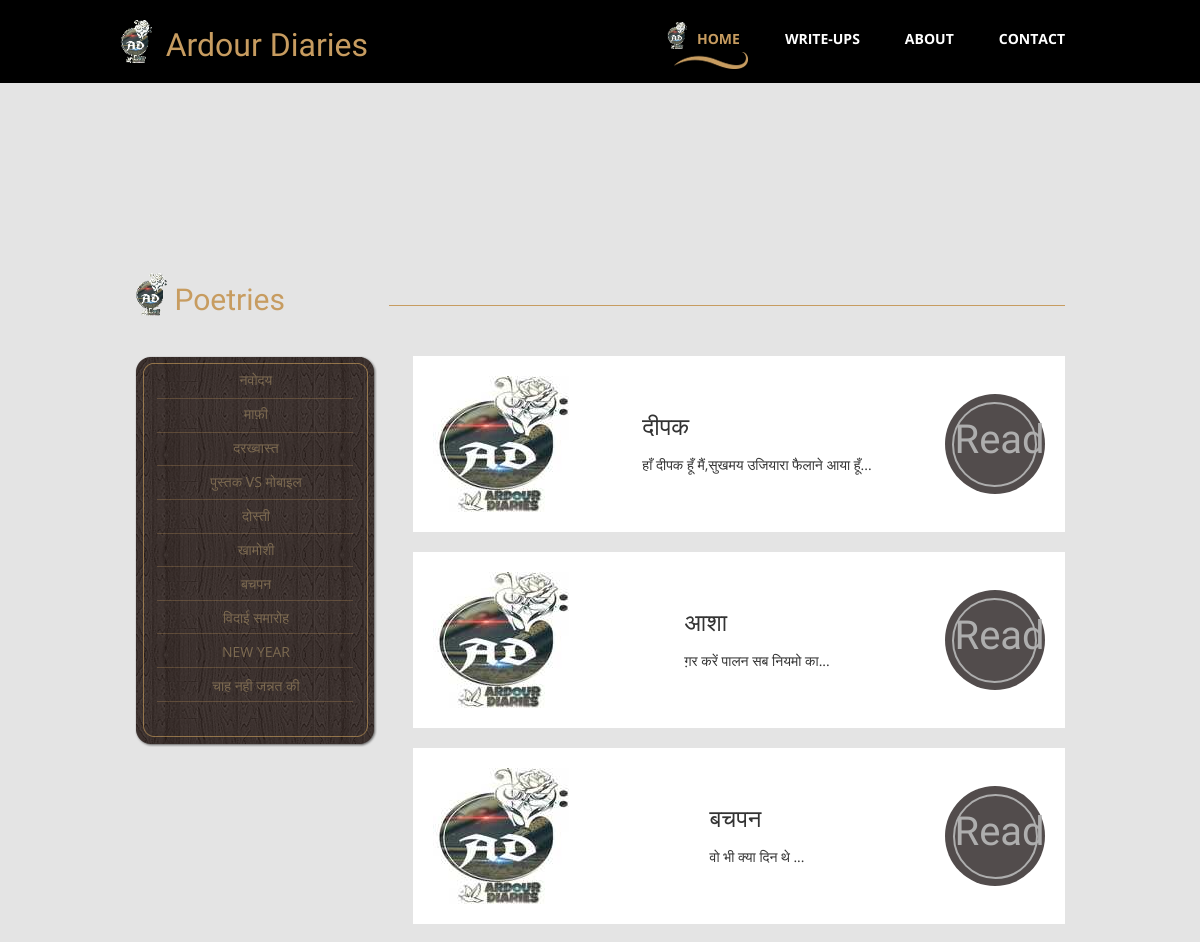
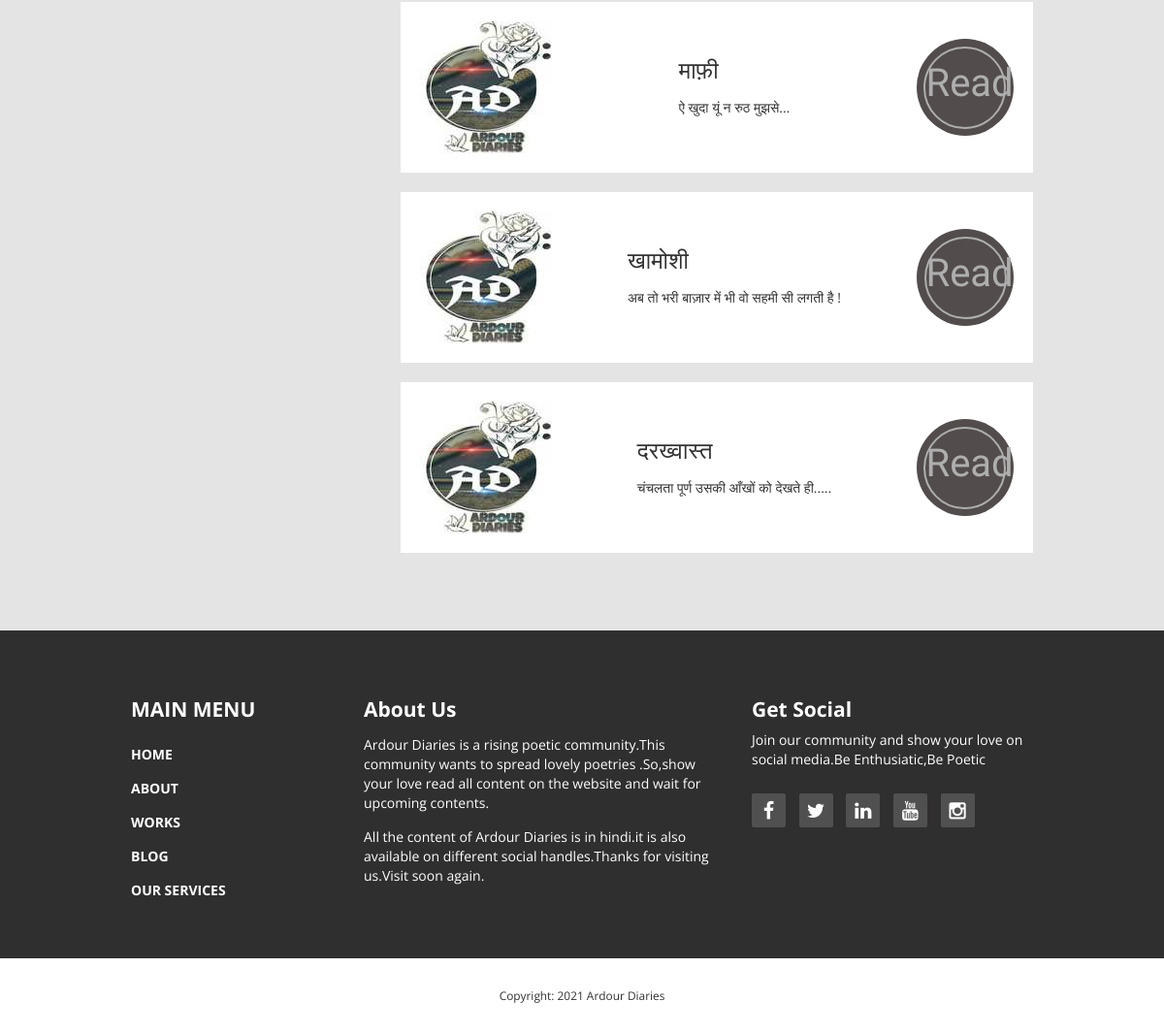
Before: /poetries/ with the older database file (2 pictures, top to bottom).
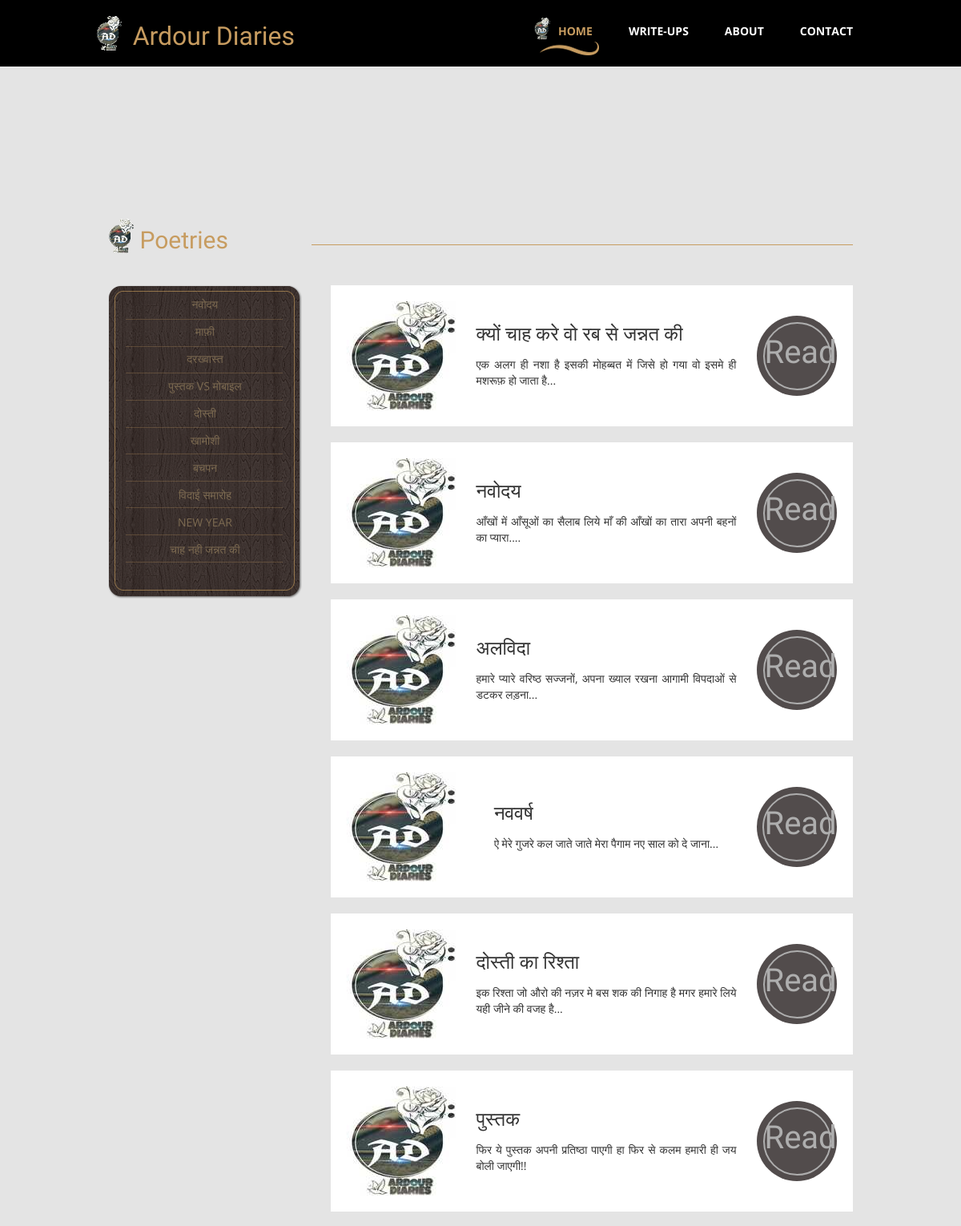
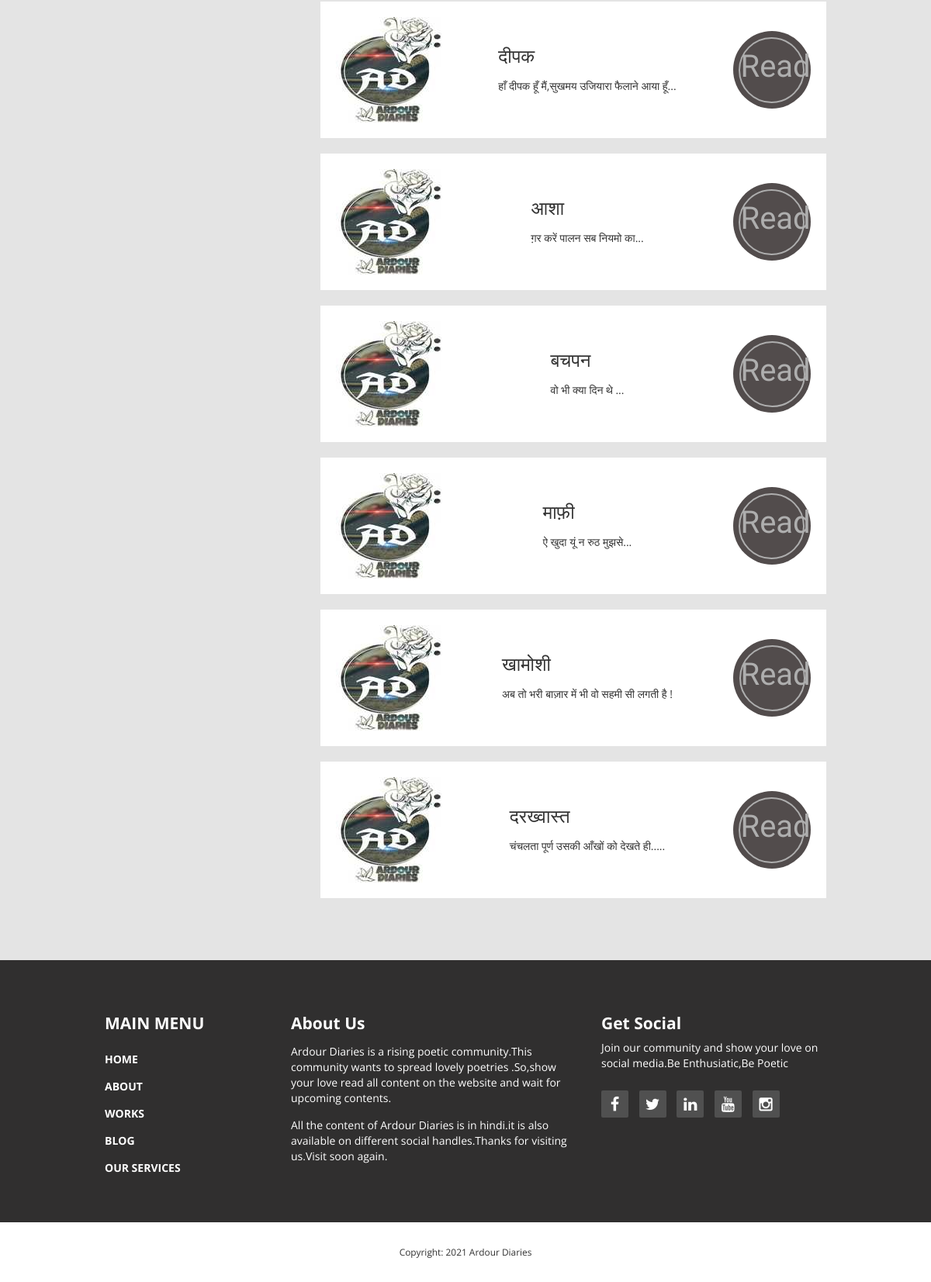
After: the same page with the newer database file (2 pictures, top to bottom).
### diaries/models.py (models this page shows, shortened)
class poems(models.Model):
    title = models.CharField(max_length=100, null=True)
    desc = models.TextField(max_length=500, null=True)
    content = models.TextField(max_length=5000, null=True)
    date_created = models.DateTimeField(auto_now_add=True, null=True)
    poems_image = models.ImageField(upload_to='poems',null=True, blank=True)
    insta_link = models.URLField(blank=True, null=True)
    fb_link = models.URLField(blank=True, null=True)
    class Meta:
        ordering = ["-date_created"]

### diaries/views.py (the view)
# urls.py: path('poetries/', views.poetries, name="poetries"),
def poetries(request):
    poem = poems.objects.all()
    return render(request, "poetries.html", {'poem': poem})

### templates/poetries.html
{% extends 'main.html' %}
{% block content %}
{% load static %}
    <div class="tm-main-section light-gray-bg">
      <div class="container" id="main">
        <section class="tm-section row">
          <div class="col-lg-12 tm-section-header-container margin-bottom-30">
            <h2 class="tm-section-header gold-text tm-handwriting-font"><img src="{% static 'img/logo.png' %}" alt="Logo" class="tm-site-logo"> Poetries</h2>
            <div class="tm-hr-container"><hr class="tm-hr"></div>
          </div>
          <div>
            <div class="col-lg-3 col-md-3">
              <div class="tm-position-relative margin-bottom-30">
                <nav class="tm-side-menu">
                  <ul>
                    <li><a href="/poetries/poeme/11">नवोदय</a></li>
                    <li><a href="/poetries/poeme/3">माफ़ी</a></li>
                    <li><a href="/poetries/poeme/1">दरख्वास्त</a></li>
                    <li><a href="/poetries/poeme/7">पुस्तक VS मोबाइल</a></li>
                    <li><a href="/poetries/poeme/8">दोस्ती</a></li>
                    <li><a href="/poetries/poeme/2">खामोशी</a></li>
                    <li><a href="/poetries/poeme/4">बचपन</a></li>
                    <li><a href="/poetries/poeme/10">विदाई समारोह</a></li>
                    <li><a href="/poetries/poeme/1">New Year</a></li>
                    <li><a href="/poetries/poeme/1"> चाह नही जन्नत की</a></li>
                  </ul>
                </nav>
                <img src="{% static 'img/vertical-menu-bg.png' %}" alt="Menu bg" class="tm-side-menu-bg">
              </div>
            </div>
            <div class="tm-menu-product-content col-lg-9 col-md-9">
            {% for i in poem %}
              <div class="tm-product">
                <img src="{% static 'img/logo1.jpeg' %}" alt="Poetries">
                <div class="tm-product-text">
                  <h3 class="tm-product-title">{{i.title}}</h3>
                  <p class="tm-product-description">{{i.desc}}</p>
                </div>
                <div class="tm-product-price">
                  <a href="/poetries/poeme/{{i.id}}" class="tm-product-price-link tm-handwriting-font">Read</a>
                </div>
              </div>
              {% endfor %}
            </div>
          </div>
        </section>
      </div>
    </div>
    {% endblock %}

### templates/main.html (shortened to what this page needs)
{% load static %}
<!DOCTYPE html>
<html lang="en">
<head>
  <link href="{% static 'css/bootstrap.min.css' %}" rel="stylesheet">
  <link href="{% static 'css/font-awesome.min.css' %}" rel="stylesheet">
  <link href="{% static 'css/templatemo-style.css' %}" rel="stylesheet">
  </head>
  <body>
      <div class="tm-top-header">
      <div class="container">
        <div class="row">
          <div class="tm-top-header-inner">
            <div class="tm-logo-container">
              <img src="{% static 'img/logo.png' %}" alt="Logo" class="tm-site-logo">
              <h1 class="tm-site-name tm-handwriting-font">Ardour Diaries</h1>
            </div>
            <nav class="tm-nav">
              <ul>
                <li ><a href="{% url 'index' %} " class="active"  >Home</a></li>
                <li><a href="{% url 'work' %}">Write-ups</a></li>
                <li><a href="{% url 'about' %}">About</a></li>
                <li><a href="{% url 'contact' %}">Contact</a></li>
              </ul>
            </nav>
          </div>
        </div>
      </div>
    </div>
    {% block content %}
    {% endblock %}
    <footer>
        <div class="tm-black-bg">
          <div class="container">
            <div class="row margin-bottom-60">
              <nav class="col-lg-3 col-md-3 tm-footer-nav tm-footer-div">
                <h3 class="tm-footer-div-title">Main Menu</h3>
                <ul>
                  <li><a href="{% url 'index' %}">Home</a></li>
                  <li><a href="{% url 'about' %}">About</a></li>
                  <li><a href="{% url 'work' %}">Works</a></li>
                  <li><a href="#">Blog</a></li>
                  <li><a href="#">Our Services</a></li>
                </ul>
              </nav>
              <div class="col-lg-5 col-md-5 tm-footer-div">
                <h3 class="tm-footer-div-title">About Us</h3>
                <p class="margin-top-15">Ardour Diaries is a rising poetic community.This community wants to spread lovely poetries .So,show your love read all content on the website and wait for upcoming contents. </p>
                <p class="margin-top-15">All the content of Ardour Diaries is in hindi.it is also available on different social handles.Thanks for visiting us.Visit soon again.</p>
              </div>
              <div class="col-lg-4 col-md-4 tm-footer-div">
                <h3 class="tm-footer-div-title">Get Social</h3>
                <p>Join our community and show your love on social media.Be Enthusiatic,Be Poetic</p>
                <div class="tm-social-icons-container">
                  <a href="https://www.facebook.com/Ardour-Diaries-102409011153944" class="tm-social-icon"><i class="fa fa-facebook"></i></a>
                  <a href="https://twitter.com/Durgesh66981372" class="tm-social-icon"><i class="fa fa-twitter"></i></a>
                  <a href="https://www.linkedin.com/in/durgesh-pal-2001/" class="tm-social-icon"><i class="fa fa-linkedin"></i></a>
                  <a href="#" class="tm-social-icon"><i class="fa fa-youtube"></i></a>
                  <a href="https://www.instagram.com/desi_syahi/" class="tm-social-icon"><i class="fa fa-instagram"></i></a>
                </div>
              </div>
            </div>
          </div>
        </div>
        <div>
          <div class="container">
            <div class="row tm-copyright">
             <p class="col-lg-12 small copyright-text text-center">Copyright: 2021 Ardour Diaries</p>
           </div>
         </div>
       </div>
     </footer>
   </body>
   </html>

Changed rows visible on the page:
added poems: title "क्यों चाह करे वो रब से जन्नत की", desc "एक अलग ही नशा है इसकी मोहब्बत में जिसे हो गया वो इसमे ही मशरूफ़ हो जाता है..."
added poems: title "नवोदय", desc "आँखों में आँसूओं का सैलाब लिये माँ की आँखों का तारा अपनी बहनों का प्यारा...."
added poems: title "अलविदा", desc "हमारे प्यारे वरिष्ठ सज्जनों, अपना ख्याल रखना आगामी विपदाओं से डटकर लड़ना..."
added poems: title "नववर्ष", desc "ऐ मेरे गुजरे कल जाते जाते मेरा पैगाम नए साल को दे जाना..."
added poems: title "दोस्ती का रिश्ता", desc "इक रिश्ता जो औरो की नज़र मे बस शक की निगाह है मगर हमारे लिये यही जीने की वजह है..."
added poems: title "पुस्तक", desc "फिर ये पुस्तक अपनी प्रतिष्ठा पाएगी हा फिर से कलम हमारी ही जय बोली जाएगी!!"
